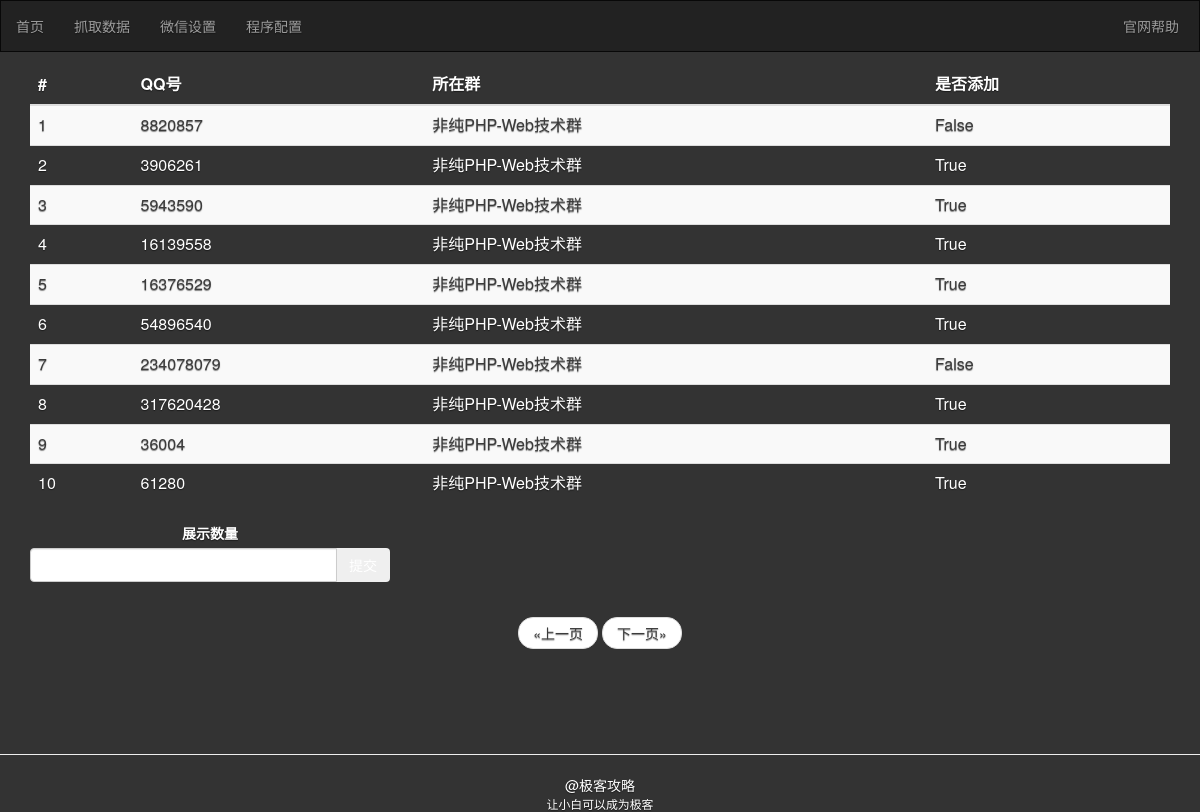
The app's page /datas with its own data.
### models/baseModel.py (models this page shows)
class BaseModel(Model):
    class Meta:
        database = db

class Contact(BaseModel):
    user = CharField(default='qq_qun')
    qq = IntegerField(unique=True)
    qun_name = CharField(default='')
    role = IntegerField(default=0)
    has_weixin = BooleanField(default=True)
    is_added = BooleanField(default=False)
    add_time = DateTimeField(default=datetime.datetime.now)
    devices = CharField(default='andrid phone')
    added_time = DateTimeField(default=datetime.date(2016, 11, 30))

### appServer.py (the view)
@app.route('/datas',methods=['POST', 'GET'])
def datas():
    page = request.args.get('num', 1, type=int)
    pageNum = request.args.get('pageNum', 10, type=int)
    qq = contact().allQQ(page,pageNum)
    prevPage = 1 if page==1 else page - 1
    nextPage = 1 if len(qq)<10 else page + 1
    return render_template('datas.html', qq=qq, prevPage=prevPage, nextPage=nextPage)

### models/contact.py (called while the page is built)
    def allQQ(self, page=1,pageNum=10):
        query = Contact.select().paginate(int(page), int(pageNum))
        return [[item.qq, item.qun_name, item.is_added] for item in query]

### view/app/templates/datas.html
{% extends "base.html" %}
{% block content %}
<table class="table table-striped">
      <thead>
        <tr>
          <th>#</th>
          <th>QQ号</th>
          <th>所在群</th>
          <th>是否添加</th>
        </tr>
      </thead>
      <tbody>
        {% for item in qq %}
        <tr {% if loop.index % 2 !=0 %} style="color: #3B3B3B;" {% endif %}>
          <td>{{loop.index}}</td>
          <td> {{item[0]}}</td>
          <td> {{item[1]}}</td>
          <td> {{item[2]}}</td>
        </tr>
       {% endfor %}
      </tbody>
    </table>
    <div class="row">
        <div class="col-lg-4">
            <div class="form-group">
                <label for="InputPassword">展示数量</label>
                <form method="get" action="{{ url_for('datas') }}" class="input-group">
                    <input type="text" name="pageNum" id="InputPassword" class="form-control">
                    <span class="input-group-btn">
                        <button type="submit" class="btn small">提交</button>
                    </span>
                </form>
            </div>
        </div>
    </div>
    <nav>
      <ul class="pager">
        <li ><a href='{{url_for("datas",num = prevPage)}}' style="color: #3B3B3B">&laquo;上一页</a></li>
        <li ><a href='{{url_for("datas",num = nextPage)}}' style="color: #3B3B3B">下一页&raquo;</a></li>
      </ul>
    </nav>
{% endblock %}

### view/app/templates/base.html (shortened to what this page needs)
<html lang="en">
<head>
    <link href='{{ url_for("static", filename="css/bootstrap.css") }}' rel="stylesheet" type="text/css" />
    <link href='{{ url_for("static", filename="css/index.css") }}' rel="stylesheet" type="text/css" />
</head>
<body>
{% include 'nav.html' %}
<div class="container" style="top: 65px;position: relative">
    {% block content %}
    {% endblock %}
</div>
{% include 'foot.html' %}
</body>
</html>

### view/app/templates/nav.html
<div style="position: fixed; z-index: 999;width: 100%;">
    <nav class="navbar navbar-inverse" role="navigation" style="border-radius: 0px;">
        <p class="navbar-text"><a href="/" class="navbar-link">首页</a> </p>
        <p class="navbar-text"><a href="/datas" class="navbar-link">抓取数据</a> </p>
        <p class="navbar-text"><a href="/setting" class="navbar-link">微信设置</a> </p>
        <p class="navbar-text"><a href="#" class="navbar-link">程序配置</a> </p>
        <p class="navbar-text navbar-right" style="margin-right: 20px;"><a href="http://www.xymodel.com" class="navbar-link">官网帮助</a></p>
    </nav>
</div>

### view/app/templates/foot.html
<div style="display: block;position: relative;top: 130px;">
        <hr/>
        @极客攻略<br/>
        <small>让小白可以成为极客</small>
</div>

### view/app/static/css/index.css (style rules this page uses)
a, a:focus, a:hover { color: #fff; }
html, body { height: 100%; background-color: #333; }
body { color: #fff; text-align: center; text-shadow: 0 .05rem .1rem rgba(0,0,0,.5); }

### records on screen
Contact: qq "8820857", qun_name "非纯PHP-Web技术群", item "False"
Contact: qq "3906261", qun_name "非纯PHP-Web技术群", item "True"
Contact: qq "5943590", qun_name "非纯PHP-Web技术群", item "True"
Contact: qq "16139558", qun_name "非纯PHP-Web技术群", item "True"
Contact: qq "16376529", qun_name "非纯PHP-Web技术群", item "True"
Contact: qq "54896540", qun_name "非纯PHP-Web技术群", item "True"
Contact: qq "234078079", qun_name "非纯PHP-Web技术群", item "False"
Contact: qq "317620428", qun_name "非纯PHP-Web技术群", item "True"
Contact: qq "36004", qun_name "非纯PHP-Web技术群", item "True"
Contact: qq "61280", qun_name "非纯PHP-Web技术群", item "True"
